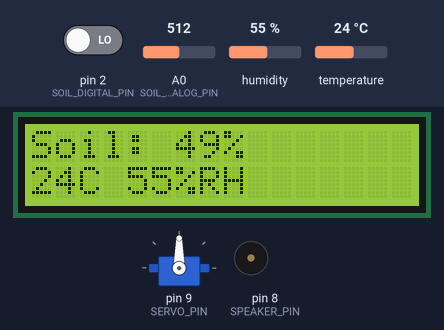
The sketch below on a simulated Arduino Uno, built with avr-gcc and run on an emulated ATmega328P. Parts: servo, 16×2 character LCD, buzzer (waves = sounding). The test bench sets the inputs (shaded band); at power-on: A0 (SOIL_ANALOG_PIN) = 512, temperature 24 °C, pin 2 (SOIL_DIGITAL_PIN) LOW, humidity 55 %. What the sketch prints to the serial monitor is not drawn.

Above: at 3.1 s.
3.2 s: A0 (SOIL_ANALOG_PIN) set to 701
At 4.6 s:
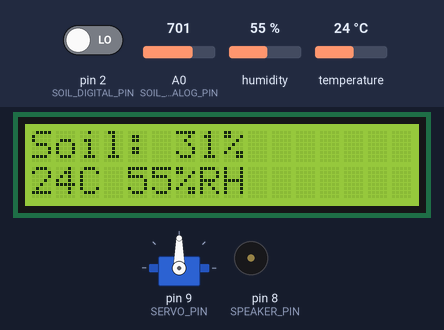
6.0 s: A0 (SOIL_ANALOG_PIN) set to 732
At 8.3 s:
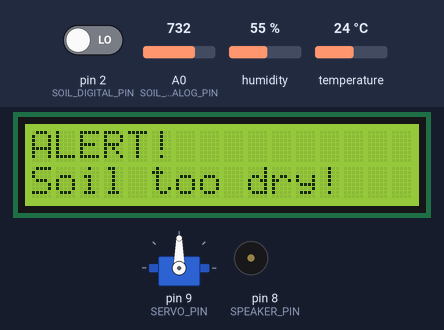
12.1 s: temperature set to 29 °C
16.0 s: temperature set to 32 °C
At 17.9 s:
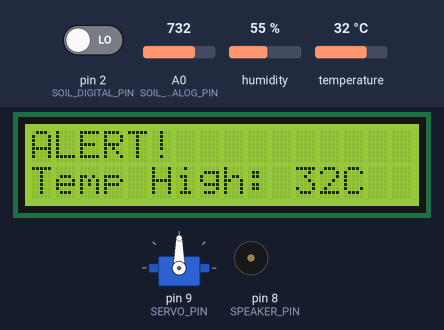
21.8 s: temperature set to 33 °C
At 24.4 s:
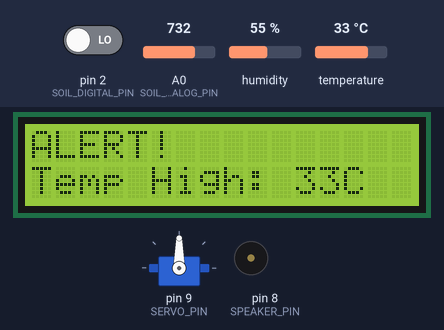
Timing chart, 0 to 25.6 s (numbered marks = the images above; inputs shaded):
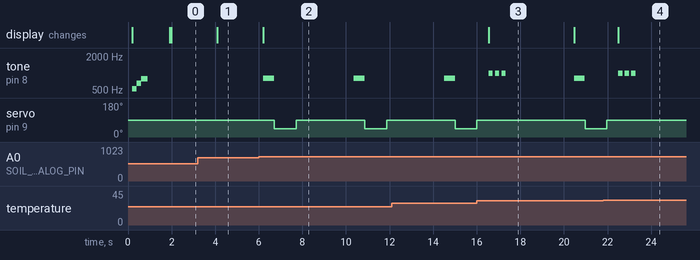

The sketch:

Kid_Code_Proto.ino
```cpp
/*
 * Multi-Module Arduino Control System
 * Modules: Soil Sensor, DHT11, SG90 Servo, Speaker, LCD Display
 *
 * Pin Configuration:
 * - Soil Sensor Analog: A0
 * - Soil Sensor Digital: 2
 * - DHT11 Data: 4
 * - Servo Signal: 9
 * - Speaker: 8
 * - LCD: RS=12, E=11, D4=7, D5=6, D6=5, D7=3
 */

#include <DHT.h>
#include <Servo.h>
#include <LiquidCrystal.h>

// Pin Definitions
#define SOIL_ANALOG_PIN A0
#define SOIL_DIGITAL_PIN 2
#define DHT_PIN 4
#define SERVO_PIN 9
#define SPEAKER_PIN 8

// LCD Pin Definitions (4-bit mode)
#define LCD_RS 12
#define LCD_E 11
#define LCD_D4 7
#define LCD_D5 6
#define LCD_D6 5
#define LCD_D7 3

// LCD Setup (RS, E, D4, D5, D6, D7)
LiquidCrystal lcd(LCD_RS, LCD_E, LCD_D4, LCD_D5, LCD_D6, LCD_D7);

// DHT11 Setup
#define DHT_TYPE DHT11
DHT dht(DHT_PIN, DHT_TYPE);

// Servo Setup
Servo myServo;

// Global Variables
int soilMoistureValue = 0;
int soilMoisturePercent = 0;
bool isSoilDry = false;

// ============================================
// SETUP FUNCTION
// ============================================
void setup() {
  // Initialize Serial Communication
  Serial.begin(9600);
  Serial.println("=================================");
  Serial.println("Multi-Module System Initialized");
  Serial.println("=================================");

  // Setup Soil Sensor
  pinMode(SOIL_ANALOG_PIN, INPUT);
  pinMode(SOIL_DIGITAL_PIN, INPUT);
  Serial.println("✓ Soil Sensor Ready");

  // Setup DHT11
  dht.begin();
  Serial.println("✓ DHT11 Sensor Ready");

  // Setup Servo
  myServo.attach(SERVO_PIN);
  myServo.write(90); // Initialize to center position
  Serial.println("✓ Servo Motor Ready");

  // Setup Speaker
  pinMode(SPEAKER_PIN, OUTPUT);
  Serial.println("✓ Speaker Ready");

  // Setup LCD Display
  lcd.begin(16, 2);  // 16 columns, 2 rows
  lcd.clear();
  lcdWrite("System Ready!");
  Serial.println("✓ LCD Display Ready");

  Serial.println("=================================\n");

  // Startup Sound
  playStartupTone();
  delay(1000);
  lcd.clear();
}

// ============================================
// MAIN LOOP
// ============================================
void loop() {
  // Read all sensors
  readSoilHumidity();
  readDHT11();

  // Display readings
  displayReadings();

  // Update LCD with sensor data
  lcdDisplaySensorData();

  // Example automated actions based on readings
  automatedControl();

  delay(2000); // Update every 2 seconds
}

// ============================================
// SOIL SENSOR FUNCTIONS
// ============================================
void readSoilHumidity() {
  // Read analog value (0-1023)
  soilMoistureValue = analogRead(SOIL_ANALOG_PIN);

  // Convert to percentage (0-100%)
  // Note: Lower analog value = more moisture
  soilMoisturePercent = map(soilMoistureValue, 1023, 0, 0, 100);

  // Read digital output
  isSoilDry = digitalRead(SOIL_DIGITAL_PIN);
}

int getSoilHumidity() {
  return soilMoisturePercent;
}

int getSoilRawValue() {
  return soilMoistureValue;
}

bool isSoilMoistureLow() {
  return isSoilDry;
}

// ============================================
// DHT11 SENSOR FUNCTIONS
// ============================================
float getTemperature() {
  float temp = dht.readTemperature();
  if (isnan(temp)) {
    Serial.println("Error: Failed to read temperature!");
    return -999;
  }
  return temp;
}

float getHumidity() {
  float humidity = dht.readHumidity();
  if (isnan(humidity)) {
    Serial.println("Error: Failed to read humidity!");
    return -999;
  }
  return humidity;
}

void readDHT11() {
  // Readings are updated in memory by DHT library
  delay(10);
}

// ============================================
// SERVO MOTOR FUNCTIONS
// ============================================
void rotateServo(int degrees) {
  // Constrain angle to 0-180 degrees
  degrees = constrain(degrees, 0, 180);
  myServo.write(degrees);
  Serial.print("→ Servo rotated to: ");
  Serial.print(degrees);
  Serial.println("°");
}

void sweepServo() {
  Serial.println("→ Servo sweeping...");
  for (int pos = 0; pos <= 180; pos += 5) {
    myServo.write(pos);
    delay(15);
  }
  for (int pos = 180; pos >= 0; pos -= 5) {
    myServo.write(pos);
    delay(15);
  }
}

// ============================================
// SPEAKER FUNCTIONS
// ============================================
void playTone(int frequency, int duration) {
  tone(SPEAKER_PIN, frequency, duration);
  delay(duration);
  noTone(SPEAKER_PIN);
}

void playAlert() {
  playTone(1000, 200);
  delay(100);
  playTone(1000, 200);
  delay(100);
  playTone(1000, 200);
}

void playStartupTone() {
  playTone(523, 200);  // C
  playTone(659, 200);  // E
  playTone(784, 300);  // G
}

void playWarningBeep() {
  playTone(800, 500);
}

void playSuccessBeep() {
  playTone(1047, 150); // C
  playTone(1319, 150); // E
  playTone(1568, 300); // G
}

// ============================================
// LCD DISPLAY FUNCTIONS
// ============================================
void lcdWrite(String text) {
  lcd.clear();
  lcd.setCursor(0, 0);

  // If text is longer than 16 characters, wrap to second line
  if (text.length() <= 16) {
    lcd.print(text);
  } else {
    lcd.print(text.substring(0, 16));
    lcd.setCursor(0, 1);
    lcd.print(text.substring(16, min((int)text.length(), 32)));
  }
}

void lcdWrite(String line1, String line2) {
  lcd.clear();
  lcd.setCursor(0, 0);
  lcd.print(line1.substring(0, min((int)line1.length(), 16)));
  lcd.setCursor(0, 1);
  lcd.print(line2.substring(0, min((int)line2.length(), 16)));
}

void lcdWriteAt(int col, int row, String text) {
  lcd.setCursor(col, row);
  lcd.print(text);
}

void lcdClear() {
  lcd.clear();
}

void lcdDisplaySensorData() {
  // Display soil moisture on line 1
  String line1 = "Soil: " + String(soilMoisturePercent) + "%";

  // Display temperature and humidity on line 2
  float temp = getTemperature();
  float hum = getHumidity();
  String line2 = String((int)temp) + "C " + String((int)hum) + "%RH";

  lcdWrite(line1, line2);
}

// ============================================
// DISPLAY FUNCTIONS
// ============================================
void displayReadings() {
  Serial.println("\n--- Sensor Readings ---");

  // Soil Moisture
  Serial.print("Soil Moisture: ");
  Serial.print(soilMoisturePercent);
  Serial.print("% (Raw: ");
  Serial.print(soilMoistureValue);
  Serial.print(") - ");
  if (isSoilDry) {
    Serial.println("DRY ⚠");
  } else {
    Serial.println("WET ✓");
  }

  // Temperature
  float temp = getTemperature();
  if (temp != -999) {
    Serial.print("Temperature: ");
    Serial.print(temp);
    Serial.println("°C");
  }

  // Humidity
  float humidity = getHumidity();
  if (humidity != -999) {
    Serial.print("Air Humidity: ");
    Serial.print(humidity);
    Serial.println("%");
  }

  Serial.println("----------------------\n");
}

// ============================================
// AUTOMATED CONTROL EXAMPLE
// ============================================
void automatedControl() {
  // Example: If soil is too dry, alert and rotate servo
  if (soilMoisturePercent < 30) {
    Serial.println("⚠ ALERT: Soil moisture is LOW!");
    lcdWrite("ALERT!", "Soil too dry!");
    playWarningBeep();
    rotateServo(45); // Rotate to watering position
    delay(1000);
    rotateServo(90); // Return to center
    delay(500);
  }

  // Example: If temperature is high, alert
  float temp = getTemperature();
  if (temp > 30 && temp != -999) {
    Serial.println("⚠ ALERT: High temperature detected!");
    lcdWrite("ALERT!", "Temp High: " + String((int)temp) + "C");
    playAlert();
    delay(1000);
  }
}

// ============================================
// UTILITY FUNCTIONS
// ============================================
void printSystemStatus() {
  Serial.println("\n=== SYSTEM STATUS ===");
  Serial.println("All modules operational");
  Serial.print("Uptime: ");
  Serial.print(millis() / 1000);
  Serial.println(" seconds");
  Serial.println("====================\n");
}

// Custom function to get comprehensive soil analysis
String getSoilCondition() {
  if (soilMoisturePercent > 70) return "Very Wet";
  else if (soilMoisturePercent > 50) return "Moist";
  else if (soilMoisturePercent > 30) return "Adequate";
  else if (soilMoisturePercent > 15) return "Dry";
  else return "Very Dry";
}
```

Measured:
- the behaviour switches between 716 and 717 on A0 (SOIL_ANALOG_PIN) (found by bisection; images 1 and 2)
- the behaviour switches between 30 and 31 °C on temperature (found by bisection; images 2 and 3)
- after the input at 3.2 s, the display: changes after 0.89 s (image 1)
- after the input at 6.0 s, tone on pin 8 (SPEAKER_PIN): alternates 800 Hz for 0.50 s and silent for 3.6 s, starting after 0.21 s; servo on pin 9 (SERVO_PIN): alternates 90° for 3.1 s and 45° for 1.0 s, starting after 0.71 s; the display: changes after 0.21 s (image 2)
- after the input at 16.0 s, the display: changes after 0.54 s (image 3)
- after the input at 21.8 s, the display: changes after 0.70 s (image 4)
- what the display in image 3 shows lasts 4.0 s, from 16.5 s to 20.5 s
